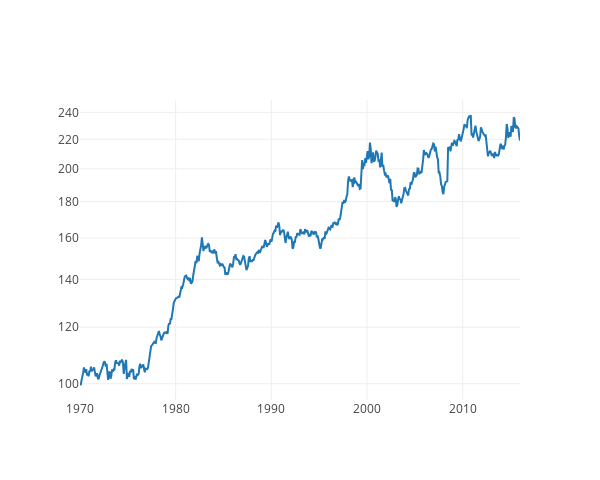

The cell this chart's notebook holds for it:
### Code cell
results_OLS = R[FIRST_PREDICT_MONTH:]
perf_OLS = 100 * np.cumprod(1 + results_OLS / 100)
mychart([perf_OLS])

### Figure 1 — Plotly figure (JSON) as saved in the notebook; plotly's stock layout.template omitted (floating-point values rounded to 4 significant figures; data arrays with more than 128 entries replaced by an {"elided": "..."} marker saying what was removed)
{"data": [{"mode": "line", "name": "Trace 0", "type": "scatter", "x": {"elided": "564 float values"}, "y": {"elided": "564 float values"}}], "layout": {"autosize": false, "height": 480, "width": 600, "yaxis": {"autorange": true, "type": "log"}}}
